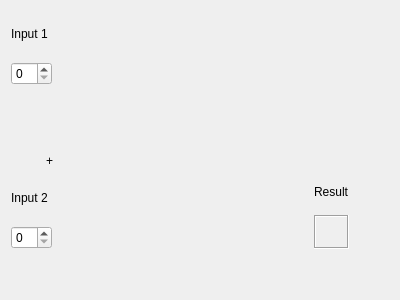
<ui version="4.0" >
 <author></author>
 <comment></comment>
 <exportmacro></exportmacro>
 <class>CalculatorForm</class>
 <widget class="QWidget" name="CalculatorForm" >
  <property name="objectName" >
   <string notr="true" >CalculatorForm</string>
  </property>
  <property name="geometry" >
   <rect>
    <x>0</x>
    <y>0</y>
    <width>400</width>
    <height>300</height>
   </rect>
  </property>
  <property name="windowTitle" >
   <string>Calculator Builder</string>
  </property>
  <layout class="QGridLayout" >
   <property name="objectName" >
    <string notr="true" />
   </property>
   <property name="margin" >
    <number>9</number>
   </property>
   <property name="spacing" >
    <number>6</number>
   </property>
   <item row="0" column="0" >
    <layout class="QGridLayout" >
     <property name="objectName" >
      <string notr="true" />
     </property>
     <property name="margin" >
      <number>1</number>
     </property>
     <property name="spacing" >
      <number>6</number>
     </property>
     <item row="0" column="0" >
      <layout class="QVBoxLayout" >
       <property name="objectName" >
        <string notr="true" />
       </property>
       <property name="margin" >
        <number>1</number>
       </property>
       <property name="spacing" >
        <number>6</number>
       </property>
       <item>
        <widget class="QLabel" name="label" >
         <property name="objectName" >
          <string notr="true" >label</string>
         </property>
         <property name="geometry" >
          <rect>
           <x>1</x>
           <y>1</y>
           <width>45</width>
           <height>17</height>
          </rect>
         </property>
         <property name="text" >
          <string>Input 1</string>
         </property>
        </widget>
       </item>
       <item>
        <widget class="QSpinBox" name="inputSpinBox1" >
         <property name="objectName" >
          <string notr="true" >inputSpinBox1</string>
         </property>
         <property name="geometry" >
          <rect>
           <x>1</x>
           <y>24</y>
           <width>45</width>
           <height>25</height>
          </rect>
         </property>
        </widget>
       </item>
      </layout>
     </item>
     <item row="1" column="0" >
      <widget class="QLabel" name="label_3" >
       <property name="objectName" >
        <string notr="true" >label_3</string>
       </property>
       <property name="geometry" >
        <rect>
         <x>1</x>
         <y>57</y>
         <width>47</width>
         <height>24</height>
        </rect>
       </property>
       <property name="text" >
        <string>+</string>
       </property>
       <property name="alignment" >
        <set>Qt::AlignAbsolute|Qt::AlignBottom|Qt::AlignCenter|Qt::AlignHCenter|Qt::AlignHorizontal_Mask|Qt::AlignJustify|Qt::AlignLeading|Qt::AlignLeft|Qt::AlignRight|Qt::AlignTop|Qt::AlignTrailing|Qt::AlignVCenter|Qt::AlignVertical_Mask</set>
       </property>
      </widget>
     </item>
     <item row="2" column="2" >
      <layout class="QVBoxLayout" >
       <property name="objectName" >
        <string notr="true" />
       </property>
       <property name="margin" >
        <number>1</number>
       </property>
       <property name="spacing" >
        <number>6</number>
       </property>
       <item>
        <widget class="QLabel" name="label_2_2" >
         <property name="objectName" >
          <string notr="true" >label_2_2</string>
         </property>
         <property name="geometry" >
          <rect>
           <x>1</x>
           <y>1</y>
           <width>34</width>
           <height>20</height>
          </rect>
         </property>
         <property name="text" >
          <string>Result</string>
         </property>
        </widget>
       </item>
       <item>
        <widget class="QLabel" name="resultLabel" >
         <property name="objectName" >
          <string notr="true" >resultLabel</string>
         </property>
         <property name="geometry" >
          <rect>
           <x>1</x>
           <y>27</y>
           <width>34</width>
           <height>22</height>
          </rect>
         </property>
         <property name="frameShape" >
          <enum>QFrame::Box</enum>
         </property>
         <property name="frameShadow" >
          <enum>QFrame::Sunken</enum>
         </property>
         <property name="text" >
          <string/>
         </property>
         <property name="alignment" >
          <set>Qt::AlignAbsolute|Qt::AlignBottom|Qt::AlignCenter|Qt::AlignHCenter|Qt::AlignHorizontal_Mask|Qt::AlignJustify|Qt::AlignLeading|Qt::AlignLeft|Qt::AlignRight|Qt::AlignTop|Qt::AlignTrailing|Qt::AlignVCenter|Qt::AlignVertical_Mask</set>
         </property>
        </widget>
       </item>
      </layout>
     </item>
     <item row="2" column="0" >
      <layout class="QVBoxLayout" >
       <property name="objectName" >
        <string notr="true" />
       </property>
       <property name="margin" >
        <number>1</number>
       </property>
       <property name="spacing" >
        <number>6</number>
       </property>
       <item>
        <widget class="QLabel" name="label_2" >
         <property name="objectName" >
          <string notr="true" >label_2</string>
         </property>
         <property name="geometry" >
          <rect>
           <x>1</x>
           <y>1</y>
           <width>45</width>
           <height>17</height>
          </rect>
         </property>
         <property name="text" >
          <string>Input 2</string>
         </property>
        </widget>
       </item>
       <item>
        <widget class="QSpinBox" name="inputSpinBox2" >
         <property name="objectName" >
          <string notr="true" >inputSpinBox2</string>
         </property>
         <property name="geometry" >
          <rect>
           <x>1</x>
           <y>24</y>
           <width>45</width>
           <height>25</height>
          </rect>
         </property>
        </widget>
       </item>
      </layout>
     </item>
     <item row="2" column="1" >
      <spacer>
       <property name="objectName" >
        <string notr="true" >horizontalSpacer_2</string>
       </property>
       <property name="geometry" >
        <rect>
         <x>54</x>
         <y>87</y>
         <width>239</width>
         <height>50</height>
        </rect>
       </property>
       <property name="orientation" >
        <enum>Qt::Horizontal</enum>
       </property>
       <property name="sizeHint" >
        <size>
         <width>40</width>
         <height>20</height>
        </size>
       </property>
      </spacer>
     </item>
    </layout>
   </item>
   <item row="0" column="1" >
    <spacer>
     <property name="objectName" >
      <string notr="true" >horizontalSpacer</string>
     </property>
     <property name="geometry" >
      <rect>
       <x>351</x>
       <y>68</y>
       <width>40</width>
       <height>20</height>
      </rect>
     </property>
     <property name="orientation" >
      <enum>Qt::Horizontal</enum>
     </property>
     <property name="sizeType" >
      <enum>QSizePolicy::Minimum</enum>
     </property>
     <property name="sizeHint" >
      <size>
       <width>40</width>
       <height>20</height>
      </size>
     </property>
    </spacer>
   </item>
   <item row="1" column="0" >
    <spacer>
     <property name="objectName" >
      <string notr="true" >verticalSpacer</string>
     </property>
     <property name="geometry" >
      <rect>
       <x>167</x>
       <y>153</y>
       <width>20</width>
       <height>138</height>
      </rect>
     </property>
     <property name="orientation" >
      <enum>Qt::Vertical</enum>
     </property>
     <property name="sizeType" >
      <enum>QSizePolicy::Minimum</enum>
     </property>
     <property name="sizeHint" >
      <size>
       <width>20</width>
       <height>40</height>
      </size>
     </property>
    </spacer>
   </item>
  </layout>
 </widget>
 <pixmapfunction></pixmapfunction>
 <resources/>
</ui>
